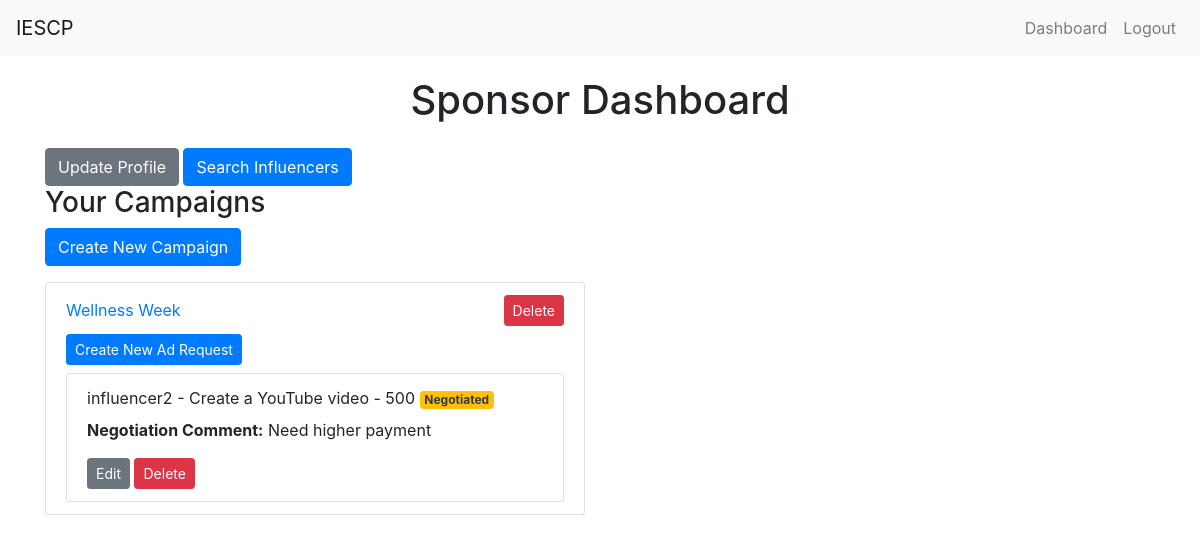
The app's page /sponsor_dashboard (signed in) with its own data.
### app.py (models this page shows, shortened)
class Campaign(db.Model):
    id = db.Column(db.Integer, primary_key=True)
    name = db.Column(db.String(100), nullable=False)
    description = db.Column(db.String(200))
    start_date = db.Column(db.DateTime, default=db.func.current_timestamp())
    end_date = db.Column(db.DateTime)
    niche = db.Column(db.String(100))
    budget = db.Column(db.Float, nullable=False)
    owner_id = db.Column(db.Integer, db.ForeignKey('user.id', ondelete='CASCADE'), nullable=False)
    visibility = db.Column(db.String(10))  # 'public' or 'private'
    flagged = db.Column(db.Boolean, default=False)
    ad_requests = db.relationship('AdRequest', backref='campaign', lazy=True, cascade='all, delete-orphan')

class AdRequest(db.Model):
    id = db.Column(db.Integer, primary_key=True)
    campaign_id = db.Column(db.Integer, db.ForeignKey('campaign.id', ondelete='CASCADE'), nullable=False)
    influencer_id = db.Column(db.Integer, db.ForeignKey('user.id', ondelete='CASCADE'), nullable=False)
    messages = db.Column(db.Text)
    requirements = db.Column(db.Text)
    payment_amount = db.Column(db.Integer)
    negotiation_comment = db.Column(db.Text, nullable=True)
    status = db.Column(db.String(20), nullable=False, default='Requested')
    flagged = db.Column(db.Boolean, default=False)

class User(UserMixin, db.Model):
    id = db.Column(db.Integer, primary_key=True)
    username = db.Column(db.String(50), unique=True, nullable=False)
    email = db.Column(db.String(120), unique=True, nullable=False)
    password = db.Column(db.String(200), nullable=False)
    role = db.Column(db.String(20), nullable=False)  # 'admin', 'sponsor', 'influencer'
    flagged = db.Column(db.Boolean, default=False)  # Flag for inappropriate users
    campaigns = db.relationship('Campaign', backref='owner', lazy=True, cascade='all, delete-orphan')
    ad_requests = db.relationship('AdRequest', backref='influencer', lazy=True, cascade='all, delete-orphan')
    company_name = db.Column(db.String(100))
    industry = db.Column(db.String(100))
    budget = db.Column(db.Integer)
    category = db.Column(db.String(100)) # Health, Gaming, etc.
    niche = db.Column(db.String(100))
    followers = db.Column(db.Integer)
    platform = db.Column(db.String(10))

### app.py (the view)
@app.route('/sponsor_dashboard')
@login_required
def sponsor_dashboard():
    if current_user.role != 'sponsor':
        flash('Access unauthorized!', 'danger')
        return redirect(url_for('index'))
    campaigns = Campaign.query.filter_by(owner_id=current_user.id).all()
    ad_requests = AdRequest.query.join(Campaign).filter(Campaign.owner_id == current_user.id).all()
    return render_template('sponsor_dashboard.html', campaigns=campaigns, ad_requests=ad_requests)

### app.py (called while the page is built)
@login_manager.user_loader
def load_user(user_id):
    return User.query.get(int(user_id))

### templates/sponsor_dashboard.html (shortened to what this page needs)
{% extends "layout.html" %}
{% block content %}
<h1 class="text-center mb-4">Sponsor Dashboard</h1>
<a href="{{ url_for('profile') }}" class="btn btn-secondary">Update Profile</a>
<a href="{{ url_for('search_influencers') }}" class="btn btn-primary">Search Influencers</a>
<div class="row">
    <div class="col-md-6">
        <h3>Your Campaigns</h3>
        <a href="{{ url_for('create_campaign') }}" class="btn btn-primary mb-3">Create New Campaign</a>
        <ul class="list-group">
            {% for campaign in campaigns %}
            <li class="list-group-item">
                <div class="d-flex justify-content-between align-items-center">
                    <a href="{{ url_for('update_campaign', campaign_id=campaign.id) }}">{{ campaign.name }}</a>
                    <form method="POST" action="{{ url_for('delete_campaign', campaign_id=campaign.id) }}" class="d-inline">
                        <button type="submit" class="btn btn-danger btn-sm">Delete</button>
                    </form>
                </div>
                <a href="{{ url_for('create_ad_request') }}" class="btn btn-primary btn-sm mt-2 mb-2">Create New Ad Request</a>
                <ul class="list-group">
                    {% for ad_request in campaign.ad_requests %}
                    <li class="list-group-item">
                        {{ ad_request.influencer.username }} - {{ ad_request.requirements }} - {{ ad_request.payment_amount }}
                        <span class="badge {% if ad_request.status == 'Accepted' %}bg-success{% elif ad_request.status == 'Rejected' %}bg-danger{% elif ad_request.status == 'Requested' %}bg-light{% elif ad_request.status == 'Negotiated' %}bg-warning text-dark{% endif %}">
                            {{ ad_request.status }}
                        </span>
                        {% if ad_request.status == 'Negotiated' %}
                        <p class="mt-2"><strong>Negotiation Comment:</strong> {{ ad_request.negotiation_comment }}</p>
                        {% endif %}
                        <div class="mt-2">
                            {% if ad_request.status != 'Accepted' %}
                            <a href="{{ url_for('update_ad_request', ad_request_id=ad_request.id) }}" class="btn btn-secondary btn-sm">Edit</a>
                            {% endif %}
                            <form method="POST" action="{{ url_for('delete_ad_request', ad_request_id=ad_request.id) }}" class="d-inline">
                                <button type="submit" class="btn btn-danger btn-sm">Delete</button>
                            </form>
                        </div>
                    </li>
                    {% else %}
                    <li class="list-group-item">No ad requests found.</li>
                    {% endfor %}
                </ul>
            </li>
            {% else %}
            <li class="list-group-item">No campaigns found.</li>
            {% endfor %}
        </ul>
    </div>
</div>
{% endblock %}

### records on screen
Campaign: name "Wellness Week"
AdRequest: influencer.username "influencer2", requirements "Create a YouTube video", payment_amount "500", status "Negotiated", negotiation_comment "Need higher payment"
